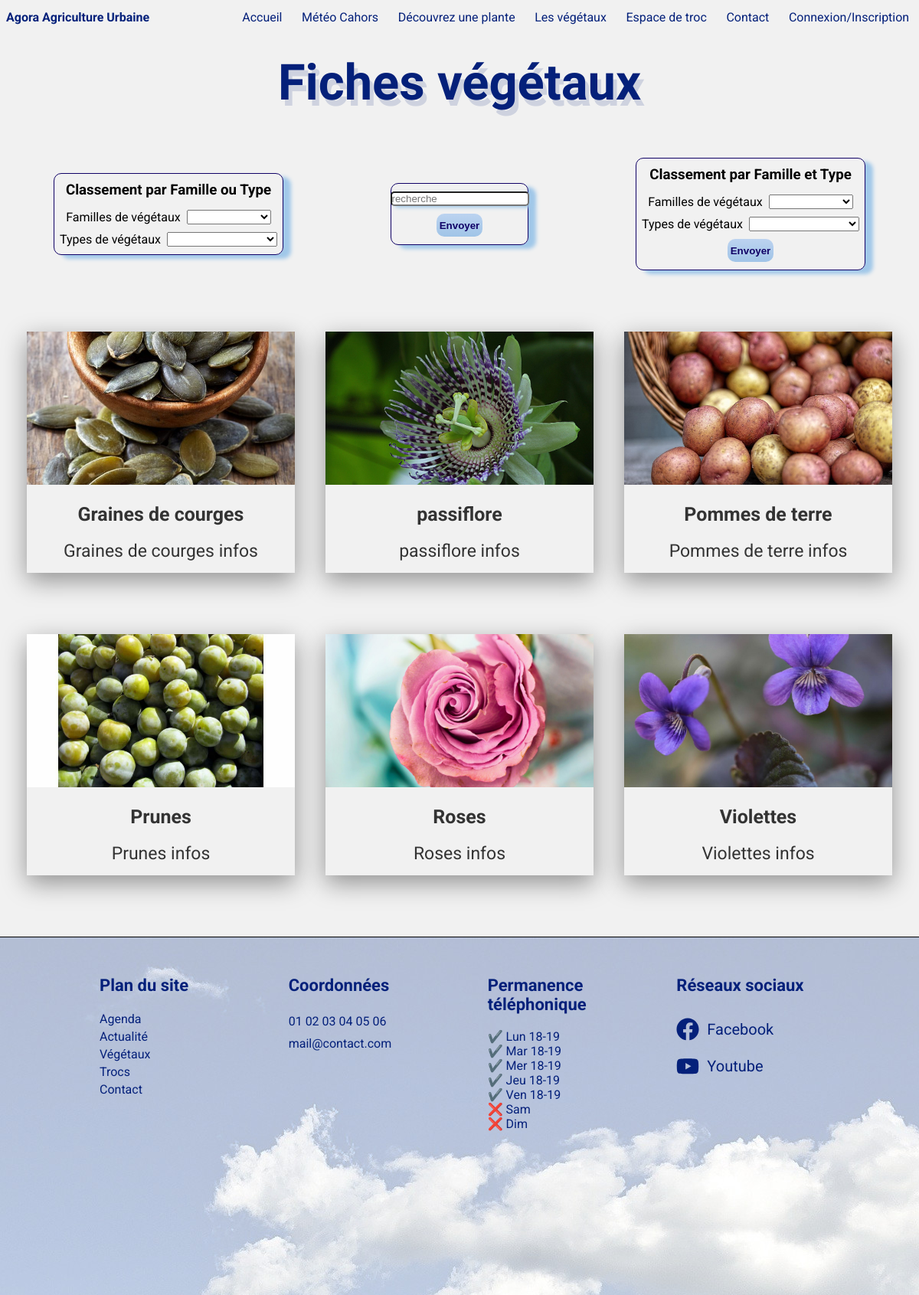
/vegetaux, run on the app's committed database.
### tables this page shows
CREATE TABLE `vegetaux` (
  `idVegetal` int(11) NOT NULL,
  `nomVegetal` varchar(50) NOT NULL,
  `infosVegetal` text NOT NULL,
  `imageVegetal` varchar(100) NOT NULL,
  `plantationVegetal` text NOT NULL,
  `idUtilisateur` int(11) DEFAULT NULL,
  `idFamilleVegetal` int(11) DEFAULT NULL
);

### controllers/planteController.controller.php (called while the page is built, shortened)
<?php
require_once "models/planteManager.class.php";
class PlanteController{
    private $planteManager;
    public function __construct(){
        $this->planteManager = new PlantManager;
        $this->planteManager->chargementPlantes();
    }
    public function afficherPlantesV(){
        $plants = $this->planteManager->getPlantes();
        $famillesVegetaux = $this->planteManager->getFamillesVegetauxBd();
        $typesVegetaux = $this->planteManager->getTypesVegetauxBd();
        require "views/plantesV.view.php";
    }
}

### models/connexion_bdd.class.php (called while the page is built, shortened)
<?php
abstract class Model{
    private static $pdo;
    private static function setBdd(){
        self::$pdo = new PDO("mysql:host=localhost;dbname=agoraagricultureurbaine;charset=utf8","root","");
        self::$pdo->setAttribute(PDO::ATTR_ERRMODE,PDO::ERRMODE_WARNING);
    }
    protected function getBdd(){
        return self::$pdo;
    }
}

### models/planteManager.class.php (called while the page is built, shortened)
<?php
require_once "connexion_bdd.class.php";
require_once "plante.class.php";
class PlantManager extends Model{
    private $plants;
    public function ajoutPlante($plant){
        $this->plants[] = $plant;
    }
    public function getPlantes(){
        return $this->plants;
    }
    public function chargementPlantes(){
        $req = $this->getBdd()->prepare("SELECT * FROM vegetaux ORDER BY nomVegetal");
        $req->execute();
        $lesVegetaux = $req->fetchAll(PDO::FETCH_ASSOC);
    }
    public function getFamillesVegetauxBd(){
        $req = "SELECT * FROM familleVegetaux ORDER BY nomFamilleVegetal";
        $stmt = $this->getBdd()->prepare($req);
        $stmt->execute();
        $resultat = $stmt->fetchAll(PDO::FETCH_ASSOC);
        return $resultat;
    }
    public function getTypesVegetauxBd(){
        $req = "SELECT * FROM typeVegetaux ORDER BY nomTypeVegetal";
        $stmt = $this->getBdd()->prepare($req);
        $stmt->execute();
        $resultat = $stmt->fetchAll(PDO::FETCH_ASSOC);
        return $resultat;
    }
}

### models/plante.class.php (called while the page is built, shortened)
<?php
class Vegetal
    {
        private $idVegetal;
        private $nomVegetal;
        private $infosVegetal;
        private $imageVegetal;
        public function __construct($idVegetal, $nomVegetal, $infosVegetal, $plantationVegetal, $imageVegetal, $idFamilleVegetal)
        {
            $this->idVegetal = $idVegetal;
            $this->nomVegetal = $nomVegetal;
            $this->infosVegetal = $infosVegetal;
            $this->imageVegetal = $imageVegetal;
        }
        public function getIdVegetal(){return $this->idVegetal;}
        public function getNomVegetal(){return $this->nomVegetal;}
        public function getInfosVegetal(){return $this->infosVegetal;}
        public function getImageVegetal(){return $this->imageVegetal;}
    }

### views/plantesV.view.php (the view, shortened to what this page needs)
<link rel="stylesheet" href="<?= URL ?>/public/css/plants.css">
<main>
    <h2 class="titre-section-info">Fiches végétaux</h2>
    <div class="contain">
        <div class="container-boxs">
            <h3>Classement par Famille ou Type</h3>
            <form method="POST" action="<?= URL ?>vegetaux/pTriParFamille">
                <div class="chekboxs">
                    <label for="idFamilleVegetal">Familles de végétaux</label> &ensp;
                    <select name="idFamilleVegetal" onchange="submit()">
                        <?php foreach ($famillesVegetaux as $familleVegetal) : ?>
                            <option value="<?= $familleVegetal['idFamilleVegetal'] ?>"><?= $familleVegetal['nomFamilleVegetal'] ?></option>
                        <?php endforeach?>
                    </select>
                </div>
            </form>
            <form method="POST" action="<?= URL ?>vegetaux/pTriParType">
                <div class="chekboxs">
                    <label for="idTypeVegetal">Types de végétaux</label> &ensp;
                    <select name="idTypeVegetal" onchange="submit()">
                        <?php foreach ($typesVegetaux as $typeVegetal) : ?>
                            <option value="<?= $typeVegetal['idTypeVegetal'] ?>"><?= $typeVegetal['nomTypeVegetal'] ?></option>
                        <?php endforeach?>
                    </select>
                </div>
            </form>
        </div>
        <div class="container-boxs">
                <form method="POST" action="<?= URL ?>vegetaux/recherche">
                    <div class="chekboxs">
                        <input type="search" name="recherche" placeholder="recherche">
                    </div>
                    <div class="button">
                        <button type="submit">Envoyer</button>
                    </div>
            </form>
        </div>
        <div class="container-boxs">
            <form method="POST" action="<?= URL ?>vegetaux/pTriParFamilleEtType">
                <h3>Classement par Famille et Type</h3>
                <div class="chekboxs">
                    <label for="idFamilleVegetal">Familles de végétaux</label> &ensp;
                        <select name="idFamilleVegetal">
                            <?php foreach ($famillesVegetaux as $familleVegetal) : ?>
                                <option value="<?= $familleVegetal['idFamilleVegetal'] ?>"><?= $familleVegetal['nomFamilleVegetal'] ?></option>
                            <?php endforeach?>
                        </select>
                </div>
                <div class="chekboxs">
                    <label for="idTypeVegetal">Types de végétaux</label> &ensp;
                        <select name="idTypeVegetal">
                            <?php foreach ($typesVegetaux as $typeVegetal) : ?>
                                <option value="<?= $typeVegetal['idTypeVegetal'] ?>"><?= $typeVegetal['nomTypeVegetal'] ?></option>
                            <?php endforeach?>
                        </select>
                </div>
                <div class="button"><button>Envoyer</button></div>
            </form>
        </div>
    </div>
    <section class="section-info" id="infos">
        <?php foreach ($plants as $plant) : ?>
            <a href="<?= URL ?>vegetaux/p/<?= $plant->getIdVegetal(); ?>">
                <div class="carte-info">
                    <div class="container-photo-info">
                        <img src="<?= URL ?>public/images/plants/<?= $plant->getImageVegetal(); ?>" alt=<?= $plant->getNomVegetal(); ?>>
                    </div>
                    <h2><?= $plant->getNomVegetal(); ?></h2>
                    <p>
                        <?= $plant->getInfosVegetal(); ?>
                    </p>
                </div>
            </a>
        <?php endforeach?>
    </section>
</main>
<?php
$content = ob_get_clean();
require "template.php";
?>

### index.php (shortened to what this page needs)
<?php
require_once "controllers/planteController.controller.php";
$planteController = new PlanteController;
try{
    if(empty($_GET['page'])){
        $planteController->afficherPlantesVA();
    } else {
        $url = explode("/", filter_var($_GET['page']),FILTER_SANITIZE_URL);
        switch($url[0]){
            case "vegetaux" :
                if(empty($url[1])){
                    $planteController->afficherPlantesV();
                } else if($url[1] === "p") {
                    $planteController->afficherPlante(Toolbox::secureHTML($url[2]));
                }
            break;
        }
    }
}
catch(Exception $e){
    $msg = $e->getMessage();
    require "views/error.view.php";
}

### views/template.php (shortened to what this page needs)
<!DOCTYPE html>
<html lang="fr">
<head>
    <link rel="stylesheet" href="<?= URL ?>/public/css/common.css">
    <link rel="stylesheet" href="<?= URL ?>/public/css/nav.css">
    <link rel="stylesheet" href="<?= URL ?>/public/css/footer.css">
</head>
<body>
<nav class="navbar">
    <div class="brand-title">Agora Agriculture Urbaine</div>
    <div class="navbar-links">
        <ul>
            <li><a href="<?= URL ?>accueil">Accueil</a></li>
            <li><a href="<?= URL ?>meteo">Météo Cahors</a></li>
            <li><a href="<?= URL ?>planteHasard">Découvrez une plante</a></li>
            <li><a href="<?= URL ?>vegetaux">Les végétaux</a></li>
            <li><a href="<?= URL ?>trocs">Espace de troc</a></li>
            <li><a href="<?= URL ?>contact">Contact</a></li>
            <?php if(empty($_SESSION['profil'])) : ?>
                <li><a href="<?= URL ?>connexionInscription">Connexion/Inscription</a></li>
            <?php elseif (!empty($_SESSION['profil']) && !empty($_SESSION['profil']['idDroit'] == 1)) : ?>
                <li><a href="<?= URL ?>admin">Admin</a></li>
                <li><a href="<?= URL ?>deconnexion">Déconnexion</a></li>
            <?php else : ?>
                <li><a href="<?= URL ?>espaceMembre">Espace membre</a></li>
                <li><a href="<?= URL ?>deconnexion">Déconnexion</a></li>
            <?php endif ?>
        </ul>
    </div>
</nav>
    <div class="container">
        <?= $content ?>
    </div>
    <footer>
    <div class="content-footer">
        <div class="bloc footer-services">
            <h3>Plan du site</h3>
            <ul class="services-list">
                <li><a href="#">Agenda</a></li>
                <li><a href="#">Actualité</a></li>
                <li><a href="#">Végétaux</a></li>
                <li><a href="#">Trocs</a></li>
                <li><a href="#">Contact</a></li>
            </ul>
        </div>
        <div class="bloc footer-contact">
            <h3>Coordonnées</h3>
            <p>01 02 03 04 05 06</p>
            <p>mail@contact.com</p>
            <p><iframe src="https://www.google.com/maps/embed?pb=!1m18!1m12!1m3!1d2848.4221379156575!2d1.4364570157419192!3d44.44501450888534!2m3!1f0!2f0!3f0!3m2!1i1024!2i768!4f13.1!3m3!1m2!1s0x12ac8932badf663b%3A0x85534b3fbfe238d1!2sAgora%20d&#39;agriculture%20urbaine!5e0!3m2!1sfr!2sfr!4v1643280721077!5m2!1sfr!2sfr" width="200" height="200" style="border:0;" allowfullscreen="" loading="lazy"></iframe></p>
        </div>
        <div class="bloc footer-schedule">
            <h3>Permanence téléphonique</h3>
            <ul class="schedule-list">
                <li>✔️ Lun 18-19</li>
                <li>✔️ Mar 18-19</li>
                <li>✔️ Mer 18-19</li>
                <li>✔️ Jeu 18-19</li>
                <li>✔️ Ven 18-19</li>
                <li>❌ Sam</li>
                <li>❌ Dim</li>
            </ul>
        </div>
        <div class="bloc footer-medias">
            <h3>Réseaux sociaux</h3>
            <ul class="media-list">
                <li>
                <a href="https://www.facebook.com/groups/780227006229474/" target="_blank">
                    Facebook</a
                >
                </li>
                <li>
                <a href="https://www.youtube.com/watch?v=lkskLcBdL4w" target="_blank">
                    Youtube</a
                >
                </li>
            </ul>
        </div>
    </div>
    </footer>
    </body>
</html>

### public/css/common.css (style rules this page uses)
body { font-family: Roboto, Helvetica, sans-serif; margin: 0; padding: 0; }

### public/css/nav.css (style rules this page uses)
.brand-title { font-size: 1rem; font-weight: bold; margin: .5rem; }
.navbar { display: flex; position: fixed; width: 100%; justify-content: space-between; align-items: center; background: url("../images/nav.jpg"); color: rgb(4, 32, 122); z-index: 100; }
.navbar-links { height: 100%; }
.navbar-links ul { display: flex; margin: 0; padding: 0; }
.navbar-links li { list-style: none; }
.navbar-links li a { display: block; text-decoration: none; color: rgb(4, 32, 122); padding: 0.8rem; }

### public/css/footer.css (style rules this page uses)
footer { flex-shrink: 0; border-top: 1px solid #000; width: 100%; background-image: url("../images/footer.jpg"); color: rgb(4, 32, 122); }
.content-footer { max-width: 1000px; margin: 0 auto; display: flex; justify-content: center; align-items: flex-start; font-size: 16px; padding: 50px 0 100px; }
.bloc { flex-basis: 20%; margin: 0 30px; }
.footer-contact h3, .footer-services h3, .footer-schedule h3, .footer-medias h3 { font-size: 22px; padding-bottom: 20px; }
.footer-contact p { padding: 5px 0; }
.services-list, .schedule-list, .media-list { list-style-type: none; }
.services-list li { padding: 2px 0; }
.services-list a { text-decoration: none; color: rgb(4, 32, 122); }
.media-list { position: relative; right: 10px; }
.media-list svg { width: 30px; margin: 10px 10px; }
.media-list a { text-decoration: none; color: rgb(4, 32, 122); display: flex; align-items: center; font-size: 20px; }

### public/css/plants.css (style rules this page uses)
main { background: #f1f1f1; }
main a { text-decoration: none; }
.titre-section-info { color:rgb(4, 32, 122); text-align: center; font-size: 65px; padding-top: 70px; margin-bottom: 20px; font-family: 'Architects Daughter', Arial, Helvetica, sans-serif; text-shadow: 5px 8px rgb(4, 32, 122, 0.15); }
.section-info { display: flex; justify-content: center; flex-wrap: wrap; width: 100%; margin: 0 auto; }
.carte-info { width: 350px; height: auto; margin: 0 20px 80px; box-shadow: 0 10px 30px rgba(0,0,0,0.4); }
.container-photo-info img { width: 100%; height: 200px; object-fit: cover; }
.carte-info h2 { color: #333; text-align: center; font-size: 25px; padding: 20px 5px; }
.carte-info p { color: #333; text-align: center; font-size: 23px; padding: 0 5px 15px; }
.chekboxs { display: flex; justify-content: center; align-items: center; padding-bottom: 10px; }
.container-boxs { border: 1px solid rgb(16, 1, 102); border-radius:10px; margin: 0px auto 50px; padding-top: 10px; width: 25%; box-shadow:10px 5px 5px rgb(161, 200, 233); }
.container-boxs:nth-child(2n) { width: 15%; }
.container-boxs:nth-child(2n) input { border-radius: 5px; box-shadow:5px 2px 5px rgb(161, 200, 233); }
.container-boxs h3 { text-align: center; padding-bottom: 15px; }
.button { text-align: center; margin-bottom: 10px; }
button { background: linear-gradient(to top, rgba(160,196,231), rgb(188, 211, 240)); color: rgb(16, 1, 102); font-weight: bold; border: none; border-radius:10px; cursor: pointer; width: 60px; height: 30px; }
.contain { display: flex; justify-content: center; align-items: center; padding: 40px 0px 30px 0px; }

### data on the page
vegetaux: imageVegetal (picture), nomVegetal "Graines de courges", infosVegetal "Graines de courges infos"
vegetaux: imageVegetal (picture), nomVegetal "passiflore", infosVegetal "passiflore infos"
vegetaux: imageVegetal (picture), nomVegetal "Pommes de terre", infosVegetal "Pommes de terre infos"
vegetaux: imageVegetal (picture), nomVegetal "Prunes", infosVegetal "Prunes infos"
vegetaux: imageVegetal (picture), nomVegetal "Roses", infosVegetal "Roses infos"
vegetaux: imageVegetal (picture), nomVegetal "Violettes", infosVegetal "Violettes infos"
